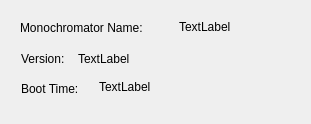
<?xml version="1.0" encoding="UTF-8"?>
<ui version="4.0">
 <class>secDialog</class>
 <widget class="QDialog" name="secDialog">
  <property name="geometry">
   <rect>
    <x>0</x>
    <y>0</y>
    <width>311</width>
    <height>124</height>
   </rect>
  </property>
  <property name="windowTitle">
   <string>Dialog</string>
  </property>
  <widget class="QCALabel" name="label_4">
   <property name="geometry">
    <rect>
     <x>78</x>
     <y>51</y>
     <width>81</width>
     <height>16</height>
    </rect>
   </property>
   <property name="text">
    <string>TextLabel</string>
   </property>
   <property name="pv" stdset="0">
    <string>u411pgm1:monoVersion</string>
   </property>
  </widget>
  <widget class="QCALabel" name="label">
   <property name="geometry">
    <rect>
     <x>179</x>
     <y>19</y>
     <width>111</width>
     <height>16</height>
    </rect>
   </property>
   <property name="text">
    <string>TextLabel</string>
   </property>
   <property name="pv" stdset="0">
    <string>u411pgm1:MonoName</string>
   </property>
  </widget>
  <widget class="QLabel" name="label_3">
   <property name="geometry">
    <rect>
     <x>21</x>
     <y>51</y>
     <width>51</width>
     <height>16</height>
    </rect>
   </property>
   <property name="text">
    <string>Version:</string>
   </property>
  </widget>
  <widget class="QLabel" name="label_5">
   <property name="geometry">
    <rect>
     <x>21</x>
     <y>81</y>
     <width>66</width>
     <height>16</height>
    </rect>
   </property>
   <property name="text">
    <string>Boot Time:</string>
   </property>
  </widget>
  <widget class="QCALabel" name="label_6">
   <property name="geometry">
    <rect>
     <x>99</x>
     <y>79</y>
     <width>191</width>
     <height>16</height>
    </rect>
   </property>
   <property name="text">
    <string>TextLabel</string>
   </property>
   <property name="pv" stdset="0">
    <string>u411pgm1:boottime</string>
   </property>
  </widget>
  <widget class="QLabel" name="label_2">
   <property name="geometry">
    <rect>
     <x>20</x>
     <y>20</y>
     <width>143</width>
     <height>16</height>
    </rect>
   </property>
   <property name="text">
    <string>Monochromator Name:</string>
   </property>
  </widget>
 </widget>
 <customwidgets>
  <customwidget>
   <class>QCALabel</class>
   <extends>QLabel</extends>
   <header>qcalabel.h</header>
  </customwidget>
 </customwidgets>
 <resources/>
 <connections/>
</ui>
